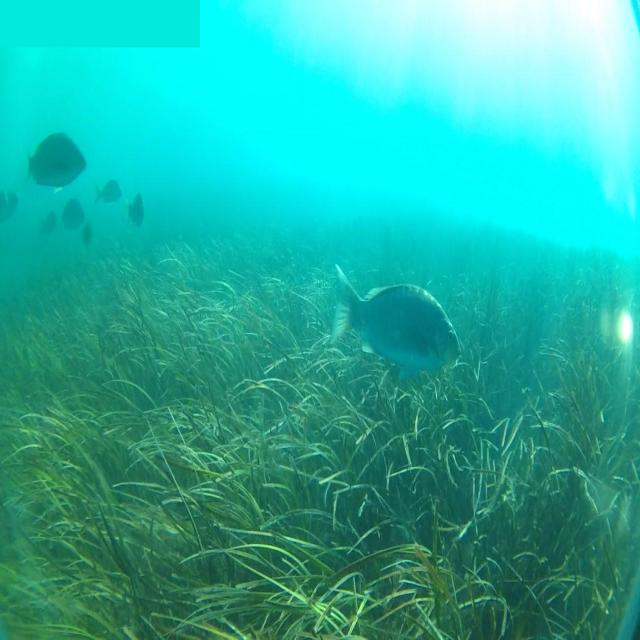
#> input picture Fish_Detection_Model/data/test/images/04C1_Luderick_4-mov_5fps_000430_jpg.rf.8165475b438b36c1f4ab1247b864b533.jpg, 640 x 640 px, given in place of 7398_F6_f000120.jpg, which was not available
$ jupyter execute --allow-errors DeepFishpreprocess.ipynb   (shell and % lines are left out)
#> lines starting #> are read from the running program, lines starting #| are printed output that depends on the picture; pictures that were not available may be replaced by others from this repository, and a replacement may not be noted
[cell 1]
from google.colab import drive
drive.mount('/content/drive')

[cell 2]
from PIL import Image
import numpy as np
import matplotlib.pyplot as plt
import random
import cv2
import os
from ultralytics import YOLO

[cell 3]
# Helper functions

def load_image_and_mask(image_path, mask_path):

    # Load image
    image = Image.open(image_path)
#> image is the input picture: PIL image 640x640 RGB; mean R, G, B 38.9, 174.9, 158.4
    image_array = np.array(image)  # Convert to NumPy array

    # Load mask
    mask = Image.open(mask_path)
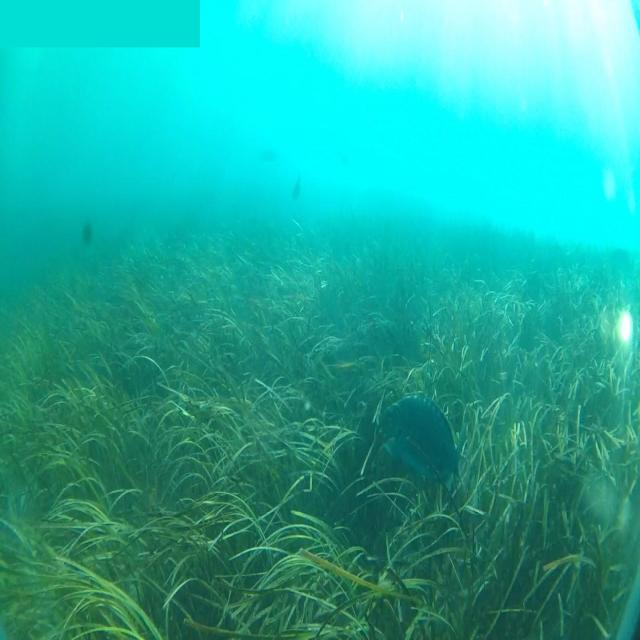
#> input picture Fish_Detection_Model/data/test/images/04C1_Luderick_5-mov_5fps_000097_jpg.rf.ad61e3c04cfc0412da1fc6f9da083a5c.jpg, 640 x 640 px, given in place of 7398_F6_f000120.png, which was not available
#> mask is the input picture: PIL image 640x640 RGB; mean R, G, B 34, 171.5, 155.5
    mask_array = np.array(mask)  # Convert to NumPy array

    return image_array, mask_array


def visualize_image_and_mask(image, mask, title_image="Image", title_mask="Segmentation Mask"):

    # Create a figure with two subplots
#> called with title_image = 'Image', title_mask = 'Segmentation Mask'
    fig, axes = plt.subplots(1, 2, figsize=(10, 5))

    # Display the image
    axes[0].imshow(image)
    axes[0].set_title(title_image)
    axes[0].axis('off')  # Hide axes for better visualization

    # Display the segmentation mask
    axes[1].imshow(mask, cmap='gray')  # Use cmap='gray' to display the mask in grayscale
    axes[1].set_title(title_mask)
    axes[1].axis('off')  # Hide axes for better visualization

    # Show the plots
    plt.tight_layout()
    plt.show()
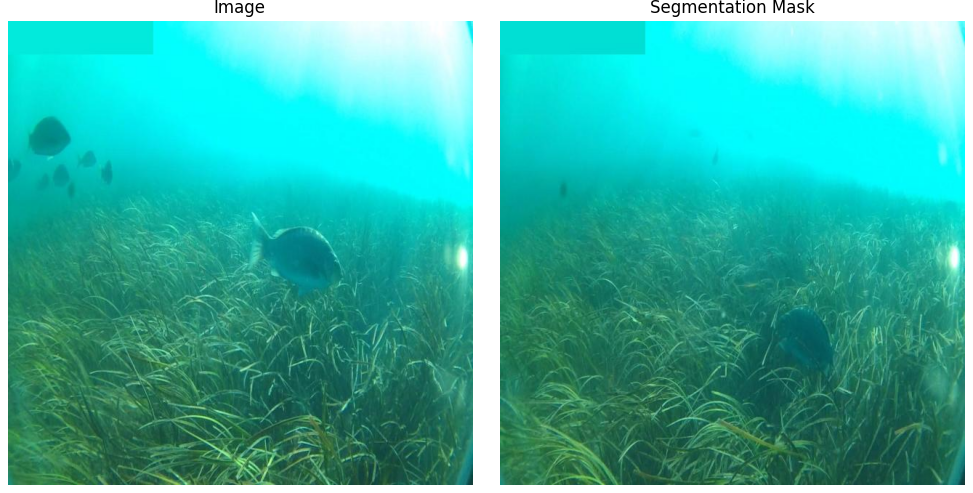
#> figure drawn by matplotlib, 2 panels

[cell 4]
image_path = '/content/drive/MyDrive/jbg060_AI_for_Good_course_Shared/01_Data/DeepFish/Segmentation/images/valid/7398_F6_f000120.jpg'
mask_path = image_path.replace('images', 'masks').replace('.jpg', '.png')

image, mask = load_image_and_mask(image_path, mask_path)

visualize_image_and_mask(image, mask)

[cell 5]
# prompt: make a code that goes through the folders with paths:
# '/content/drive/MyDrive/jbg060_AI_for_Good_course_Shared/01_Data/DeepFish/Localization/images/valid' and /content/drive/MyDrive/jbg060_AI_for_Good_course_Shared/01_Data/DeepFish/Localization/masks/valid
# And counts the total number of images that have a matching mask.

def count_matching_images_and_masks(image_folder, mask_folder):
  """
  Counts the number of images with matching masks in two folders.

  Args:
    image_folder: Path to the folder containing images.
    mask_folder: Path to the folder containing masks.

  Returns:
    int: The number of matching images and masks.
  """

  image_files = [f for f in os.listdir(image_folder) if f.endswith('.jpg')]
  mask_files = [f.replace('.jpg', '.png') for f in image_files]

  count = 0
  for mask_file in mask_files:
    if mask_file in os.listdir(mask_folder):
      count += 1

  return count

# Paths to the image and mask folders
image_folder = '/content/drive/MyDrive/jbg060_AI_for_Good_course_Shared/01_Data/DeepFish/Localization/images/valid'
mask_folder = '/content/drive/MyDrive/jbg060_AI_for_Good_course_Shared/01_Data/DeepFish/Localization/masks/valid'

# Count the matching images and masks
matching_count = count_matching_images_and_masks(image_folder, mask_folder)

print(f"Total matching images and masks: {matching_count}")

#> (a cell that did not finish here is left out)

[cell 7]
# [81 lines left out: functions extract_bounding_boxes_from_mask, draw_bounding_boxes_on_image, process_image_and_mask, process_directory, not called in this run]

image_dir = '/content/drive/MyDrive/jbg060_AI_for_Good_course_Shared/01_Data/DeepFish/Segmentation/images/valid'
mask_dir = '/content/drive/MyDrive/jbg060_AI_for_Good_course_Shared/01_Data/DeepFish/Segmentation/masks/valid'
output_dir = f'/content/drive/MyDrive/Fishes'

#process_directory(image_dir, mask_dir, output_dir)

[cell 8]
def extract_bounding_boxes(mask):
    """Extract bounding boxes from a binary mask using OpenCV."""
    contours, _ = cv2.findContours(mask, cv2.RETR_EXTERNAL, cv2.CHAIN_APPROX_SIMPLE)
    boxes = []
    for contour in contours:
        x, y, w, h = cv2.boundingRect(contour)
        boxes.append((x, y, w, h))
    return boxes

def convert_to_yolo_format(image_size, bounding_box):
    """Convert bounding box to YOLO format."""
    img_width, img_height = image_size
    x, y, w, h = bounding_box

    # Calculate center coordinates and normalize
    x_center = (x + w / 2) / img_width
    y_center = (y + h / 2) / img_height
    norm_width = w / img_width
    norm_height = h / img_height

    return (x_center, y_center, norm_width, norm_height)

def process_masks(mask_folder, output_folder, class_id=0):
    """Process all masks in the mask_folder, create YOLO .txt files in output_folder."""
#> called with output_folder = '/content/drive/MyDrive/Fishes', class_id = 0
    # Ensure the output folder exists
    os.makedirs(output_folder, exist_ok=True)

    # Loop over all mask images
    for mask_file in os.listdir(mask_folder):
        if mask_file.endswith(".png") or mask_file.endswith(".jpg"):
            # Read the mask image
            mask_path = os.path.join(mask_folder, mask_file)
            mask = cv2.imread(mask_path, cv2.IMREAD_GRAYSCALE)
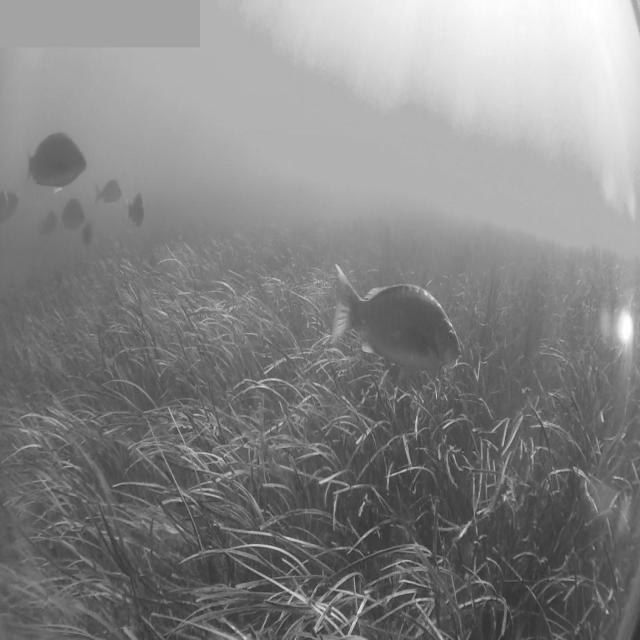
#> mask: shape (640, 640); min 41, max 255, mean 132.4

            # Extract image dimensions
            img_height, img_width = mask.shape
#> img_height = 640; img_width = 640

            # Extract bounding boxes from the mask
            boxes = extract_bounding_boxes(mask)
#> in extract_bounding_boxes, `contours, _ = cv2.findContours(mask, cv2.RETR_EXTERNAL, cv2.CHAIN_APPR..`: contours = [[[0, 0], [0, 639], [639, 639], [639, 0]]]
#> the loop in extract_bounding_boxes, `for contour in contours:` made 1 pass
#> (contour, x, y, w, h) on pass 1: ([[0, 0], [0, 639], [639, 639], [639, 0]], 0, 0, 640, 640)
#> after the loop in extract_bounding_boxes, `for contour in contours:`: boxes = [(0, 0, 640, 640)]
#> boxes = [(0, 0, 640, 640)]

            # Prepare output .txt file path
            base_filename = os.path.splitext(mask_file)[0]
            output_txt_path = os.path.join(output_folder, f"{base_filename}.txt")

            with open(output_txt_path, 'w') as f:
                # Write each bounding box in YOLO format to the output file
                for box in boxes:
                    yolo_box = convert_to_yolo_format((img_width, img_height), box)
                    x_center, y_center, norm_width, norm_height = yolo_box
                    # Write class_id and bounding box information to the .txt file
                    f.write(f"{class_id} {x_center} {y_center} {norm_width} {norm_height}\n")
#> this loop made 1 pass
#> (img_width in convert_to_yolo_format, img_height in convert_to_yolo_format, x in convert_to_yolo_format, y in convert_to_yolo_format, w in convert_to_yolo_format, h in convert_to_yolo_format, x_center, y_center) on pass 1: (640, 640, 0, 0, 640, 640, 0.5, 0.5)
            print(f"Processed {mask_file}, saved to {output_txt_path}")

process_masks(mask_dir, output_dir)
